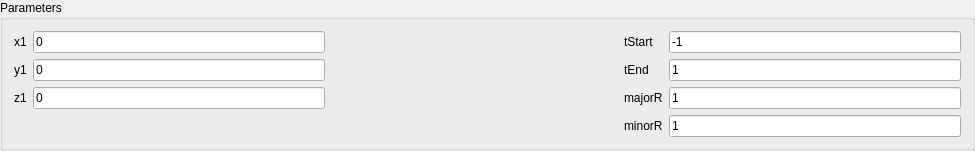
<?xml version="1.0" encoding="UTF-8"?>
<ui version="4.0">
 <class>HyperbolaWidget</class>
 <widget class="QWidget" name="HyperbolaWidget">
  <property name="geometry">
   <rect>
    <x>0</x>
    <y>0</y>
    <width>975</width>
    <height>130</height>
   </rect>
  </property>
  <property name="windowTitle">
   <string>HyperbolaWidget</string>
  </property>
  <layout class="QVBoxLayout" name="verticalLayout">
   <property name="spacing">
    <number>0</number>
   </property>
   <property name="leftMargin">
    <number>0</number>
   </property>
   <property name="topMargin">
    <number>0</number>
   </property>
   <property name="rightMargin">
    <number>0</number>
   </property>
   <property name="bottomMargin">
    <number>0</number>
   </property>
   <item>
    <widget class="QGroupBox" name="groupBox">
     <property name="title">
      <string>Parameters</string>
     </property>
     <layout class="QGridLayout" name="gridLayout">
      <item row="2" column="3">
       <widget class="QLabel" name="label_5">
        <property name="text">
         <string>majorR</string>
        </property>
       </widget>
      </item>
      <item row="2" column="1">
       <widget class="QLineEdit" name="lineEdit_z1">
        <property name="text">
         <string>0</string>
        </property>
       </widget>
      </item>
      <item row="2" column="0">
       <widget class="QLabel" name="label_4">
        <property name="text">
         <string>z1</string>
        </property>
       </widget>
      </item>
      <item row="1" column="4">
       <widget class="QLineEdit" name="lineEdit_y2">
        <property name="text">
         <string>1</string>
        </property>
       </widget>
      </item>
      <item row="2" column="4">
       <widget class="QLineEdit" name="lineEdit_z2">
        <property name="text">
         <string>1</string>
        </property>
       </widget>
      </item>
      <item row="1" column="3">
       <widget class="QLabel" name="label_7">
        <property name="text">
         <string>tEnd</string>
        </property>
       </widget>
      </item>
      <item row="3" column="3">
       <widget class="QLabel" name="label">
        <property name="text">
         <string>minorR</string>
        </property>
       </widget>
      </item>
      <item row="0" column="1">
       <widget class="QLineEdit" name="lineEdit_x1">
        <property name="text">
         <string>0</string>
        </property>
       </widget>
      </item>
      <item row="0" column="0">
       <widget class="QLabel" name="label_2">
        <property name="text">
         <string>x1</string>
        </property>
       </widget>
      </item>
      <item row="0" column="2">
       <spacer name="horizontalSpacer_2">
        <property name="orientation">
         <enum>Qt::Horizontal</enum>
        </property>
        <property name="sizeHint" stdset="0">
         <size>
          <width>40</width>
          <height>20</height>
         </size>
        </property>
       </spacer>
      </item>
      <item row="1" column="0">
       <widget class="QLabel" name="label_3">
        <property name="text">
         <string>y1</string>
        </property>
       </widget>
      </item>
      <item row="0" column="3">
       <widget class="QLabel" name="label_6">
        <property name="text">
         <string>tStart</string>
        </property>
       </widget>
      </item>
      <item row="1" column="1">
       <widget class="QLineEdit" name="lineEdit_y1">
        <property name="text">
         <string>0</string>
        </property>
       </widget>
      </item>
      <item row="3" column="4">
       <widget class="QLineEdit" name="lineEdit_minorR">
        <property name="text">
         <string>1</string>
        </property>
       </widget>
      </item>
      <item row="0" column="4">
       <widget class="QLineEdit" name="lineEdit_x2">
        <property name="text">
         <string>-1</string>
        </property>
       </widget>
      </item>
     </layout>
    </widget>
   </item>
  </layout>
 </widget>
 <layoutdefault spacing="6" margin="11"/>
 <resources/>
 <connections/>
</ui>
